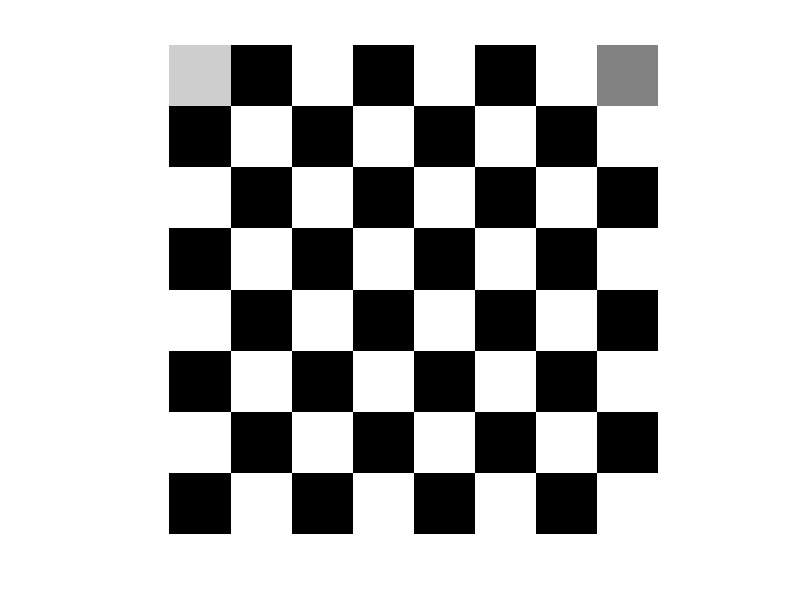
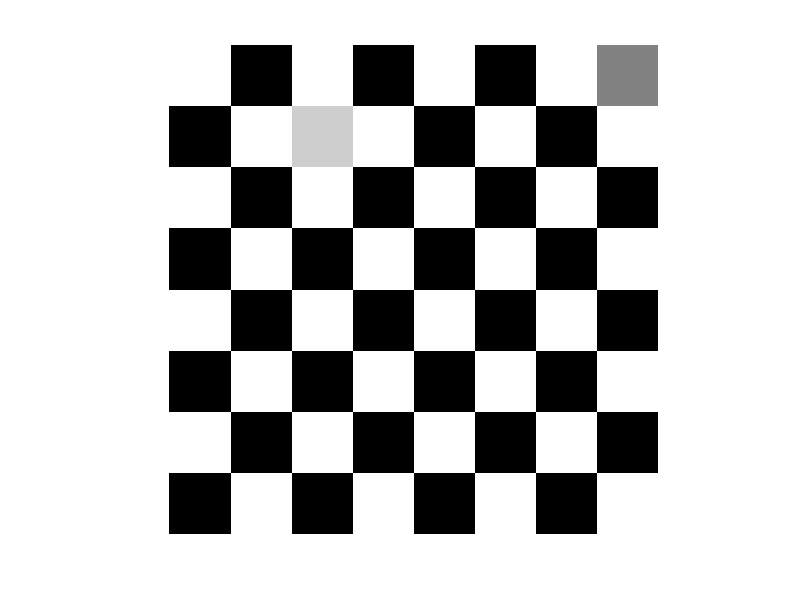
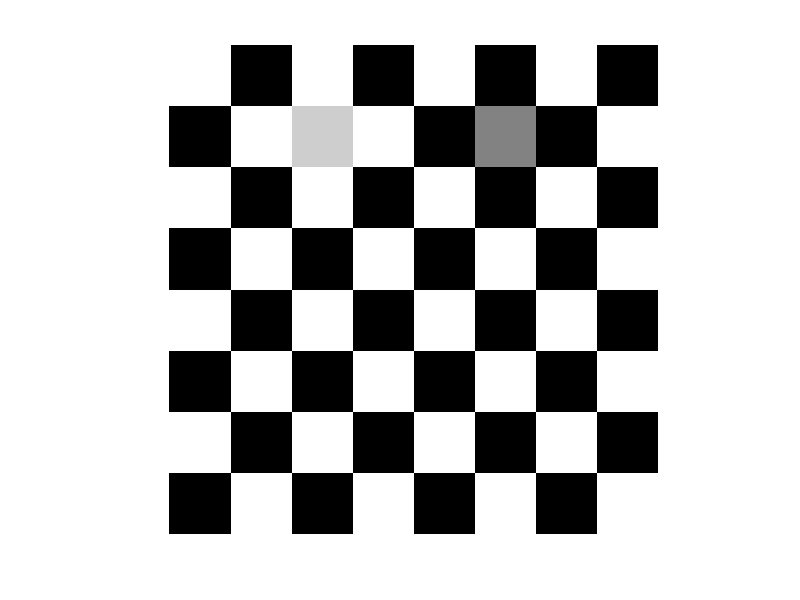
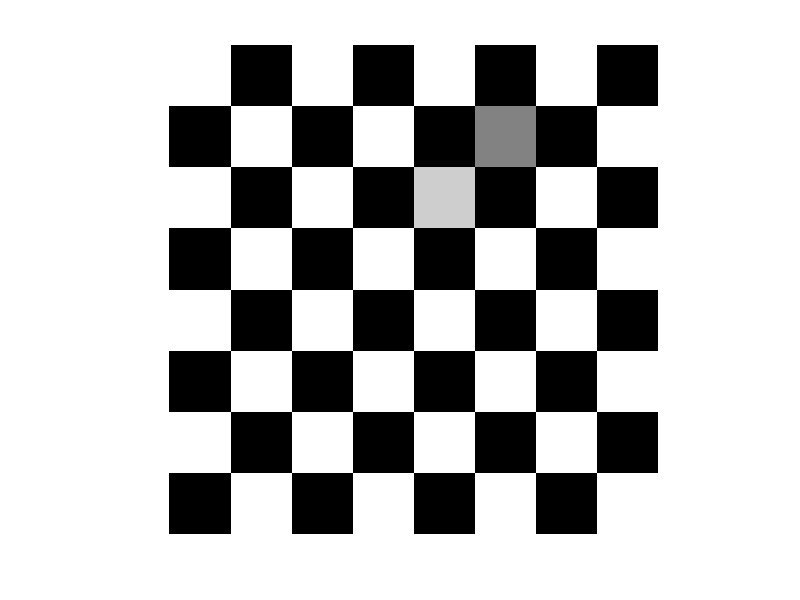

Write the MATLAB code that produced these figures, in order.
clc;
clear all;
A=zeros(8,8);
A(1:2:8, 1:2:8)=1; %Échiquier 
A(2:2:8, 2:2:8)=1; %Échiquier
B=zeros(8,8);
B(1:2:8, 1:2:8)=1; %Échiquier2 utiliser de la recoloration
B(2:2:8, 2:2:8)=1; %Échiquier2 utiliser de la recoloration
i=1;%Position initial de cavalier sur l'axe des i
j=1;%Position initial de cavalier sur l'axe des j
i1=1;
j1=8;
M=10;%Nombre des mouvements possibles
k=1;
X=0;%X=X+1 si le cavalier atteind (8,8)
A(i,j)=0.8;%coloration de la position initial en gris
A(i1,j1)=0.5;
f1=figure ; 
imshow(A);
S=zeros(1,2);
D=[i,j];D1=[i1,j1];
S=D-D1;
while ((k<M+1) && ((S(1)~=0) || (S(2)~=0)))
L=[[i-2,j+1];[i+2,j+1];[i-2,j-1];[i+2,j-1];[i+1,j-2];[i+1,j+2];[i-1,j+2];[i-1,j-2]];%Liste des mouvements possibles
L1=[[i1-2,j1+1];[i1+2,j1+1];[i1-2,j1-1];[i1+2,j1-1];[i1+1,j1-2];[i1+1,j1+2];[i1-1,j1+2];[i1-1,j1-2]];
x=randi(8);
y=randi(8);
A(i,j)=B(i,j);
i=L(x,1);
j=L(x,2);
while ((i<1)|| (i>8) || (j<1) || (j>8))
    x=randi(8);
    i=L(x,1);
    j=L(x,2);
endwhile
D=[i,j];
disp(D);
A(i,j)=0.8;
figure ;
imshow(A);
A(i1,j1)=B(i1,j1);
i1=L1(y,1);
j1=L1(y,2);
while ((i1<1)|| (i1>8) || (j1<1) || (j1>8))
    y=randi(8);
    i1=L1(y,1);
    j1=L1(y,2);
endwhile
D1=[i1,j1];
disp(D1);
S=D-D1;
A(i1,j1)=0.5;
k=k+1;
figure ;
imshow(A);
end
